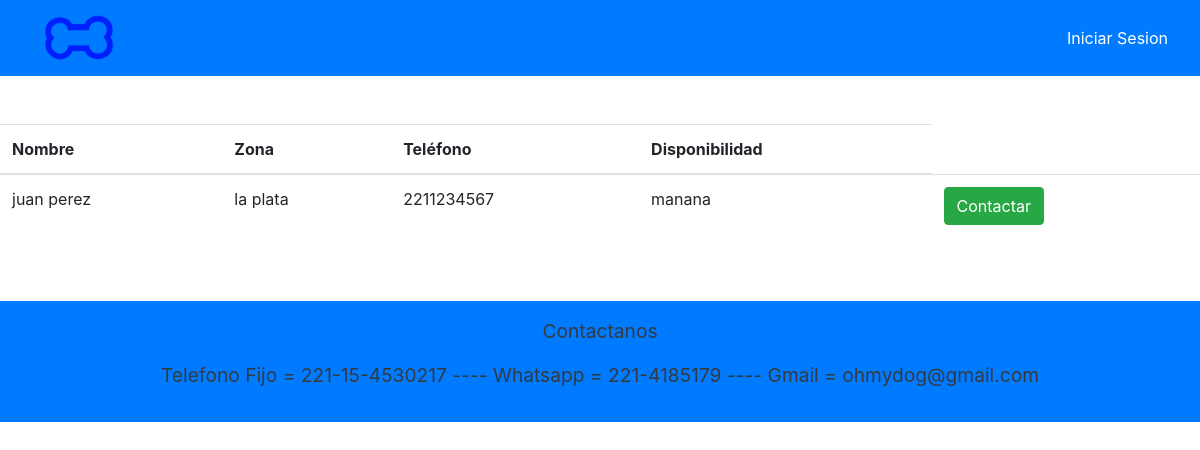
The page /paseadores on the database as committed earlier.
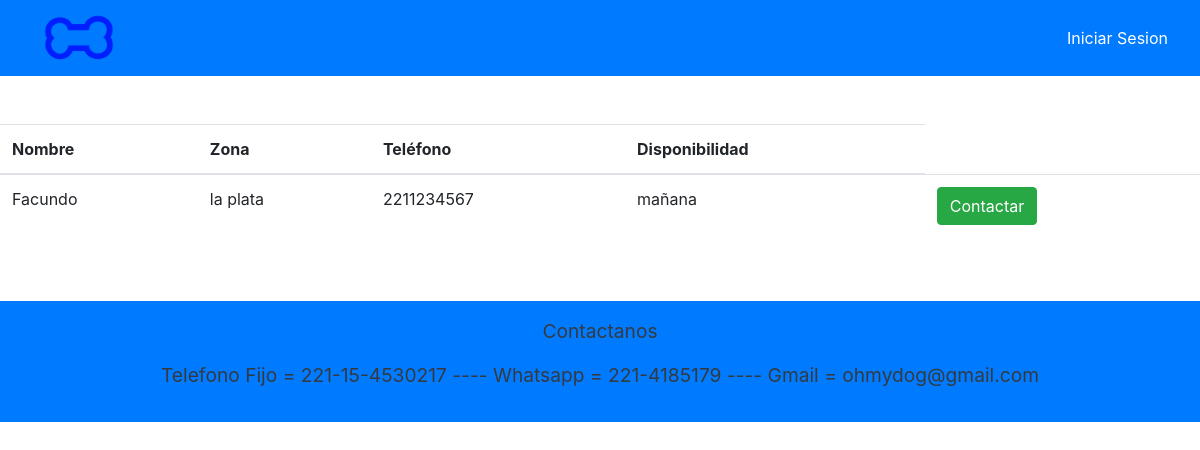
The same page on the database as committed later.
### APP/models.py (models this page shows, shortened)
class Paseador(models.Model):
    nombre = models.CharField(max_length=50)
    telefono = models.IntegerField()
    zona = models.CharField(max_length=20)
    disponibilidad = models.CharField(max_length=30)

### APP/views.py (the view)
# urls.py: path('paseadores',views.listarPaseadores,name='paseadores'),
def listarPaseadores(request):
    pasea = Paseador.objects.all()
    context = {'context': pasea,
               'usuario': usuario}
    return render(request, 'paginas/listaPaseadores.html', context)

### APP/templates/paginas/listaPaseadores.html (shortened to what this page needs)
{% extends 'paginas/base.html' %}
{% load static %}
{% block contenido %}
<div class="d-flex justify-content-center flex-column align-items-center">
    {% if context|length == 0 %}
        <p>No hay Paseadores Publicados</p>
    {% else %}
    <table class="table">
        <thead>
          <tr>
            <th>Nombre</th>
            <th>Zona</th>
            <th>Teléfono</th>
            <th>Disponibilidad</th>
          </tr>
        </thead>
        <tbody>
          {% for c in context %}
          <tr>
            <td>{{ c.nombre }}</td>
            <td>{{ c.zona }}</td>
            <td>{{ c.telefono }}</td>
            <td>{{ c.disponibilidad }}</td>
            <td>
                {% if usuario.esCliente %}
                    <a href="./contactarP/{{c.nombre}}/{{c.telefono}}" class="btn btn-success">Contactar</a>
                {% else %}
                    {% if usuario.esVeterinario %}
                        <a href="./borrarP/{{c.telefono}}" class="btn btn-danger">Borrar</a>
                    {% else %}
                        <a href="./contactarPVisit/{{c.nombre}}/{{c.telefono}}" class="btn btn-success">Contactar</a>
                    {% endif %}
                {% endif %}
            </td>
          </tr>
          {% endfor %}
        </tbody>
    </table>
    {% endif %}
</div>
{% endblock %}

Rows that differ between the two databases and show on the page:
removed Paseador: nombre "juan perez", zona "la plata", telefono "2211234567", disponibilidad "manana"
added Paseador: nombre "Facundo", zona "la plata", telefono "2211234567", disponibilidad "mañana"
